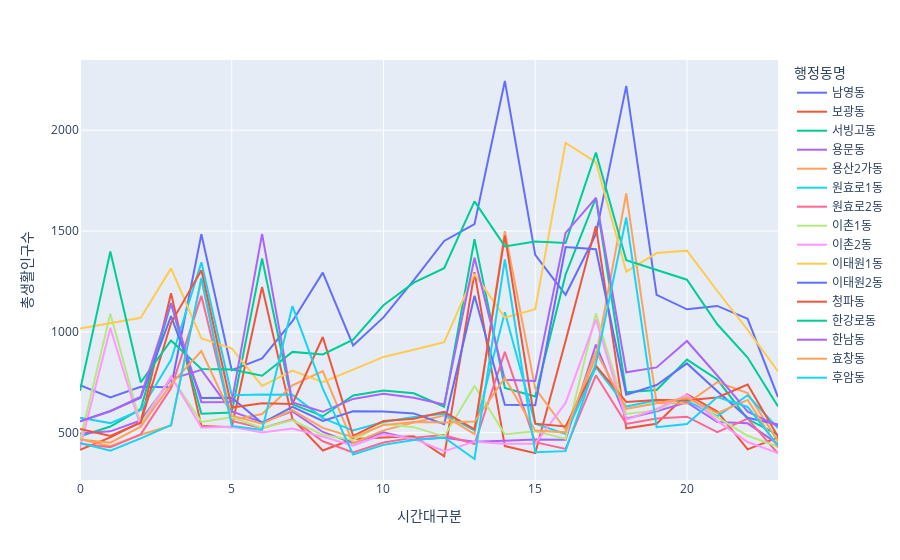

The notebook cell saved with this chart:
### Code cell
fig = px.line(sub_query, x=sub_query['시간대구분'], y=sub_query['총생활인구수'], color='행정동명')
fig.show()

### Figure 1 — Plotly figure (JSON) as saved in the notebook; plotly's stock layout.template omitted (floating-point values rounded to 4 significant figures)
{"data": [{"hovertemplate": "행정동명=남영동<br>시간대구분=%{x}<br>총생활인구수=%{y}<extra></extra>", "legendgroup": "남영동", "line": {"color": "#636efa", "dash": "solid"}, "mode": "lines", "name": "남영동", "orientation": "v", "showlegend": true, "type": "scatter", "x": [0, 1, 2, 3, 4, 5, 6, 7, 8, 9, 10, 11, 12, 13, 14, 15, 16, 17, 18, 19, 20, 21, 22, 23], "xaxis": "x", "y": [736, 675, 728, 726, 1484, 810, 869, 1053, 1294, 933, 1072, 1257, 1451, 1534, 2244, 1382, 1184, 1485, 2220, 1184, 1112, 1129, 1065, 677], "yaxis": "y"}, {"hovertemplate": "행정동명=보광동<br>시간대구분=%{x}<br>총생활인구수=%{y}<extra></extra>", "legendgroup": "보광동", "line": {"color": "#EF553B", "dash": "solid"}, "mode": "lines", "name": "보광동", "orientation": "v", "showlegend": true, "type": "scatter", "x": [0, 1, 2, 3, 4, 5, 6, 7, 8, 9, 10, 11, 12, 13, 14, 15, 16, 17, 18, 19, 20, 21, 22, 23], "xaxis": "x", "y": [415, 477, 553, 1192, 534, 527, 1223, 569, 412, 469, 476, 483, 383, 1296, 434, 399, 955, 1525, 522, 545, 691, 605, 418, 477], "yaxis": "y"}, {"hovertemplate": "행정동명=서빙고동<br>시간대구분=%{x}<br>총생활인구수=%{y}<extra></extra>", "legendgroup": "서빙고동", "line": {"color": "#00cc96", "dash": "solid"}, "mode": "lines", "name": "서빙고동", "orientation": "v", "showlegend": true, "type": "scatter", "x": [0, 1, 2, 3, 4, 5, 6, 7, 8, 9, 10, 11, 12, 13, 14, 15, 16, 17, 18, 19, 20, 21, 22, 23], "xaxis": "x", "y": [482, 531, 618, 1143, 594, 600, 1364, 641, 582, 685, 710, 696, 629, 1460, 722, 680, 1284, 1664, 701, 712, 863, 764, 568, 490], "yaxis": "y"}, {"hovertemplate": "행정동명=용문동<br>시간대구분=%{x}<br>총생활인구수=%{y}<extra></extra>", "legendgroup": "용문동", "line": {"color": "#ab63fa", "dash": "solid"}, "mode": "lines", "name": "용문동", "orientation": "v", "showlegend": true, "type": "scatter", "x": [0, 1, 2, 3, 4, 5, 6, 7, 8, 9, 10, 11, 12, 13, 14, 15, 16, 17, 18, 19, 20, 21, 22, 23], "xaxis": "x", "y": [496, 507, 561, 766, 812, 606, 552, 606, 504, 449, 502, 466, 475, 456, 460, 467, 465, 937, 570, 607, 651, 553, 547, 444], "yaxis": "y"}, {"hovertemplate": "행정동명=용산2가동<br>시간대구분=%{x}<br>총생활인구수=%{y}<extra></extra>", "legendgroup": "용산2가동", "line": {"color": "#FFA15A", "dash": "solid"}, "mode": "lines", "name": "용산2가동", "orientation": "v", "showlegend": true, "type": "scatter", "x": [0, 1, 2, 3, 4, 5, 6, 7, 8, 9, 10, 11, 12, 13, 14, 15, 16, 17, 18, 19, 20, 21, 22, 23], "xaxis": "x", "y": [468, 433, 490, 536, 1261, 564, 593, 735, 806, 448, 512, 551, 585, 493, 1500, 720, 515, 874, 1687, 647, 645, 751, 697, 457], "yaxis": "y"}, {"hovertemplate": "행정동명=원효로1동<br>시간대구분=%{x}<br>총생활인구수=%{y}<extra></extra>", "legendgroup": "원효로1동", "line": {"color": "#19d3f3", "dash": "solid"}, "mode": "lines", "name": "원효로1동", "orientation": "v", "showlegend": true, "type": "scatter", "x": [0, 1, 2, 3, 4, 5, 6, 7, 8, 9, 10, 11, 12, 13, 14, 15, 16, 17, 18, 19, 20, 21, 22, 23], "xaxis": "x", "y": [575, 548, 612, 862, 1345, 686, 690, 688, 573, 511, 553, 578, 594, 511, 1098, 545, 494, 825, 630, 661, 658, 582, 686, 523], "yaxis": "y"}, {"hovertemplate": "행정동명=원효로2동<br>시간대구분=%{x}<br>총생활인구수=%{y}<extra></extra>", "legendgroup": "원효로2동", "line": {"color": "#FF6692", "dash": "solid"}, "mode": "lines", "name": "원효로2동", "orientation": "v", "showlegend": true, "type": "scatter", "x": [0, 1, 2, 3, 4, 5, 6, 7, 8, 9, 10, 11, 12, 13, 14, 15, 16, 17, 18, 19, 20, 21, 22, 23], "xaxis": "x", "y": [446, 428, 492, 721, 1179, 559, 523, 567, 458, 402, 452, 476, 489, 444, 901, 453, 420, 785, 544, 571, 580, 503, 570, 397], "yaxis": "y"}, {"hovertemplate": "행정동명=이촌1동<br>시간대구분=%{x}<br>총생활인구수=%{y}<extra></extra>", "legendgroup": "이촌1동", "line": {"color": "#B6E880", "dash": "solid"}, "mode": "lines", "name": "이촌1동", "orientation": "v", "showlegend": true, "type": "scatter", "x": [0, 1, 2, 3, 4, 5, 6, 7, 8, 9, 10, 11, 12, 13, 14, 15, 16, 17, 18, 19, 20, 21, 22, 23], "xaxis": "x", "y": [460, 1090, 543, 777, 554, 577, 524, 562, 489, 464, 543, 528, 482, 732, 493, 507, 470, 1092, 593, 611, 685, 576, 485, 432], "yaxis": "y"}, {"hovertemplate": "행정동명=이촌2동<br>시간대구분=%{x}<br>총생활인구수=%{y}<extra></extra>", "legendgroup": "이촌2동", "line": {"color": "#FF97FF", "dash": "solid"}, "mode": "lines", "name": "이촌2동", "orientation": "v", "showlegend": true, "type": "scatter", "x": [0, 1, 2, 3, 4, 5, 6, 7, 8, 9, 10, 11, 12, 13, 14, 15, 16, 17, 18, 19, 20, 21, 22, 23], "xaxis": "x", "y": [424, 1020, 527, 779, 526, 530, 501, 521, 481, 436, 493, 470, 409, 456, 446, 446, 648, 1062, 565, 618, 689, 559, 454, 400], "yaxis": "y"}, {"hovertemplate": "행정동명=이태원1동<br>시간대구분=%{x}<br>총생활인구수=%{y}<extra></extra>", "legendgroup": "이태원1동", "line": {"color": "#FECB52", "dash": "solid"}, "mode": "lines", "name": "이태원1동", "orientation": "v", "showlegend": true, "type": "scatter", "x": [0, 1, 2, 3, 4, 5, 6, 7, 8, 9, 10, 11, 12, 13, 14, 15, 16, 17, 18, 19, 20, 21, 22, 23], "xaxis": "x", "y": [1017, 1045, 1070, 1315, 968, 919, 732, 808, 751, 813, 876, 912, 949, 1288, 1071, 1113, 1937, 1842, 1299, 1391, 1403, 1203, 1010, 804], "yaxis": "y"}, {"hovertemplate": "행정동명=이태원2동<br>시간대구분=%{x}<br>총생활인구수=%{y}<extra></extra>", "legendgroup": "이태원2동", "line": {"color": "#636efa", "dash": "solid"}, "mode": "lines", "name": "이태원2동", "orientation": "v", "showlegend": true, "type": "scatter", "x": [0, 1, 2, 3, 4, 5, 6, 7, 8, 9, 10, 11, 12, 13, 14, 15, 16, 17, 18, 19, 20, 21, 22, 23], "xaxis": "x", "y": [557, 608, 674, 1078, 672, 674, 548, 628, 559, 607, 605, 596, 543, 1179, 639, 636, 1421, 1410, 689, 737, 844, 706, 574, 541], "yaxis": "y"}, {"hovertemplate": "행정동명=청파동<br>시간대구분=%{x}<br>총생활인구수=%{y}<extra></extra>", "legendgroup": "청파동", "line": {"color": "#EF553B", "dash": "solid"}, "mode": "lines", "name": "청파동", "orientation": "v", "showlegend": true, "type": "scatter", "x": [0, 1, 2, 3, 4, 5, 6, 7, 8, 9, 10, 11, 12, 13, 14, 15, 16, 17, 18, 19, 20, 21, 22, 23], "xaxis": "x", "y": [519, 484, 550, 1044, 1306, 625, 646, 643, 975, 485, 558, 570, 604, 517, 1477, 545, 531, 832, 653, 663, 661, 675, 739, 481], "yaxis": "y"}, {"hovertemplate": "행정동명=한강로동<br>시간대구분=%{x}<br>총생활인구수=%{y}<extra></extra>", "legendgroup": "한강로동", "line": {"color": "#00cc96", "dash": "solid"}, "mode": "lines", "name": "한강로동", "orientation": "v", "showlegend": true, "type": "scatter", "x": [0, 1, 2, 3, 4, 5, 6, 7, 8, 9, 10, 11, 12, 13, 14, 15, 16, 17, 18, 19, 20, 21, 22, 23], "xaxis": "x", "y": [708, 1399, 750, 958, 816, 814, 783, 901, 888, 962, 1132, 1244, 1316, 1647, 1424, 1448, 1441, 1889, 1355, 1306, 1259, 1038, 873, 631], "yaxis": "y"}, {"hovertemplate": "행정동명=한남동<br>시간대구분=%{x}<br>총생활인구수=%{y}<extra></extra>", "legendgroup": "한남동", "line": {"color": "#ab63fa", "dash": "solid"}, "mode": "lines", "name": "한남동", "orientation": "v", "showlegend": true, "type": "scatter", "x": [0, 1, 2, 3, 4, 5, 6, 7, 8, 9, 10, 11, 12, 13, 14, 15, 16, 17, 18, 19, 20, 21, 22, 23], "xaxis": "x", "y": [557, 606, 679, 1142, 651, 652, 1486, 650, 604, 668, 694, 674, 640, 1368, 763, 757, 1491, 1665, 800, 824, 955, 784, 605, 533], "yaxis": "y"}, {"hovertemplate": "행정동명=효창동<br>시간대구분=%{x}<br>총생활인구수=%{y}<extra></extra>", "legendgroup": "효창동", "line": {"color": "#FFA15A", "dash": "solid"}, "mode": "lines", "name": "효창동", "orientation": "v", "showlegend": true, "type": "scatter", "x": [0, 1, 2, 3, 4, 5, 6, 7, 8, 9, 10, 11, 12, 13, 14, 15, 16, 17, 18, 19, 20, 21, 22, 23], "xaxis": "x", "y": [467, 451, 530, 741, 905, 585, 545, 612, 524, 478, 538, 553, 551, 556, 772, 511, 502, 904, 619, 645, 673, 597, 663, 426], "yaxis": "y"}, {"hovertemplate": "행정동명=후암동<br>시간대구분=%{x}<br>총생활인구수=%{y}<extra></extra>", "legendgroup": "후암동", "line": {"color": "#19d3f3", "dash": "solid"}, "mode": "lines", "name": "후암동", "orientation": "v", "showlegend": true, "type": "scatter", "x": [0, 1, 2, 3, 4, 5, 6, 7, 8, 9, 10, 11, 12, 13, 14, 15, 16, 17, 18, 19, 20, 21, 22, 23], "xaxis": "x", "y": [450, 411, 472, 538, 1268, 534, 514, 1128, 719, 392, 440, 464, 477, 370, 1359, 404, 409, 844, 1567, 528, 543, 677, 628, 436], "yaxis": "y"}], "layout": {"legend": {"title": {"text": "행정동명"}, "tracegroupgap": 0}, "margin": {"t": 60}, "xaxis": {"anchor": "y", "domain": [0, 1], "title": {"text": "시간대구분"}}, "yaxis": {"anchor": "x", "domain": [0, 1], "title": {"text": "총생활인구수"}}}}
